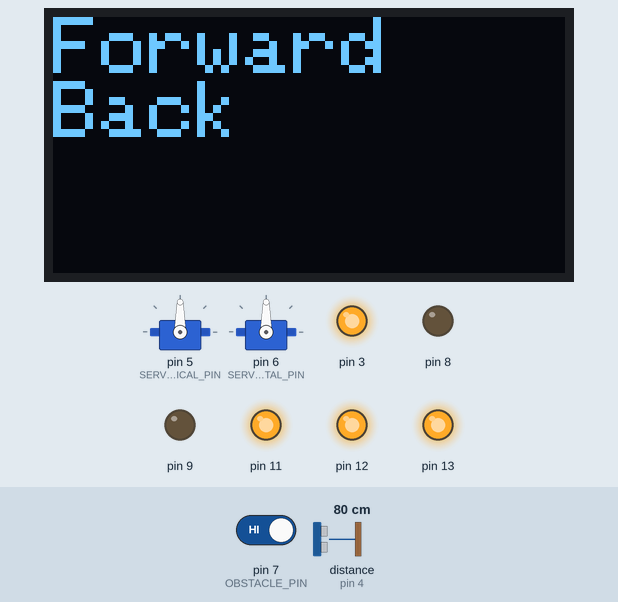
The sketch below on a simulated Arduino Uno, built with avr-gcc and run on an emulated ATmega328P. On the bench: 128×64 one-colour display, 2 × servo, output pins drawn as LEDs (lit = HIGH). Wiring (inferred from the names in the program): ultrasonic range finder: trigger pin 2; echo pin 4. Dashed ring = blinking. The inputs (shaded band) are chosen by the test bench; at power-on: pin 7 (OBSTACLE_PIN) HIGH, distance to the obstacle (sensor on pin 4) 80 cm. The echo pulse lasts 58.3 µs per cm; pins used as bus, display or sensor lines are not drawn; what the sketch prints to the serial monitor is not drawn.

Above: at 1.2 s.
1.3 s: pin 7 (OBSTACLE_PIN) driven LOW
At 2.3 s:
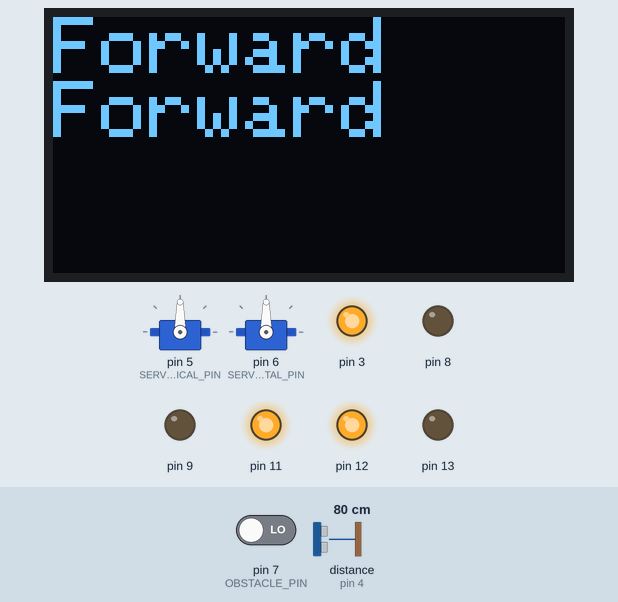
3.3 s: distance to the obstacle (sensor on pin 4) set to 46 cm
8.7 s: distance to the obstacle (sensor on pin 4) set to 37 cm
At 10.2 s:
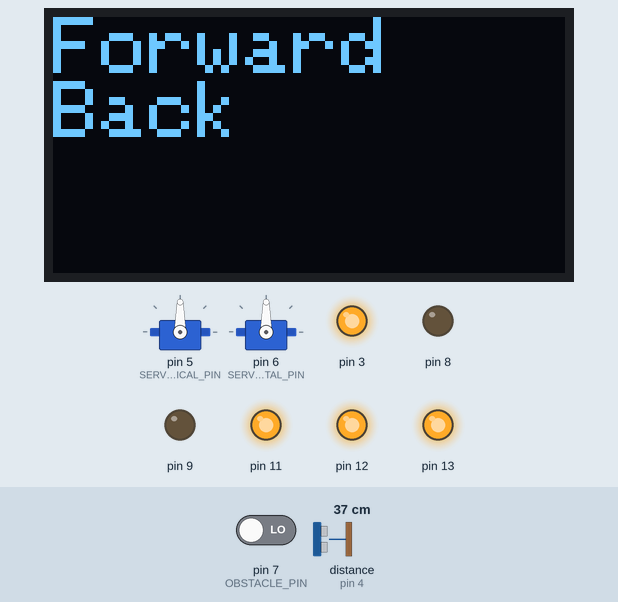
15.6 s: distance to the obstacle (sensor on pin 4) set to 299 cm
At 16.3 s:
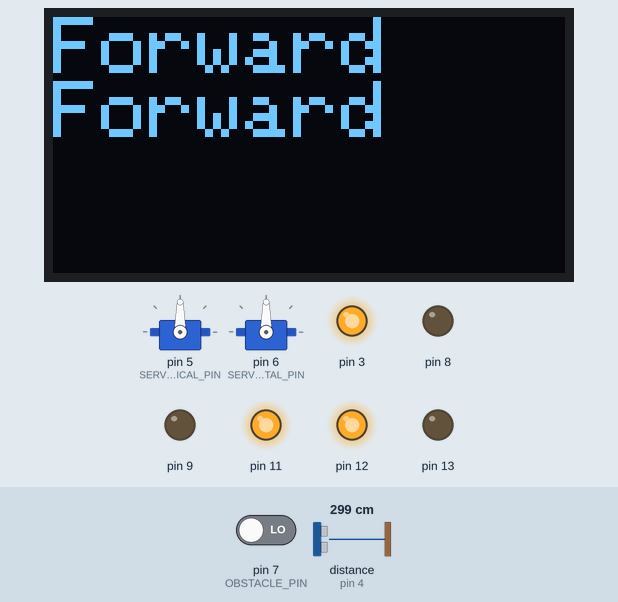
17.1 s: pin 7 (OBSTACLE_PIN) driven HIGH
At 17.8 s:
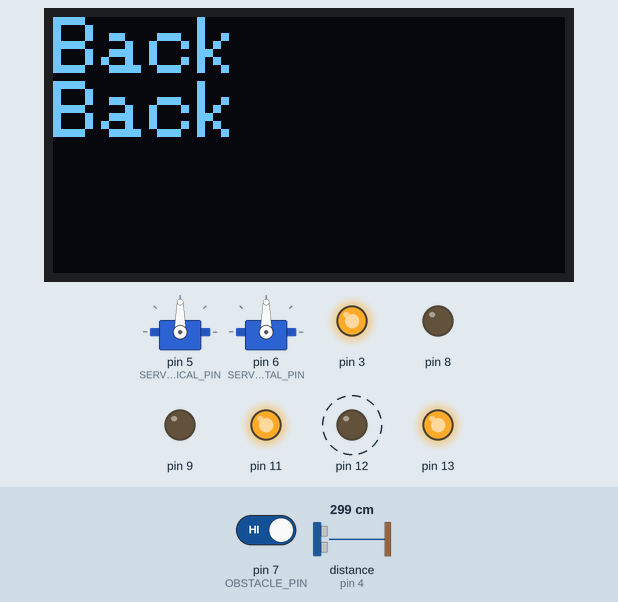
Timing chart, 0 to 23.5 s (numbered marks = the images above; inputs shaded):
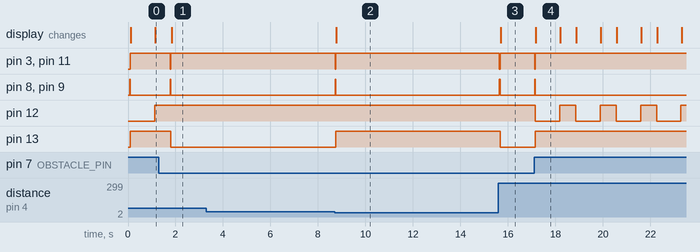

The sketch:

main.ino
```cpp
#include "Arduino.h"
#include <Servo.h>
#include "Mtrack.h"
#include "Lcd.h"
#include "Engine.h"
#include "Obstacle.h"
#include "HeadServo.h"
#include "CommandDictionary.h"
#include <avr/wdt.h>

#define I2C_ADDRESS 0x3C

const int PWM_A = 3, DIR_A = 12, BRAKE_A = 9, SNS_A = A0; //Engine left
const int PWM_B = 11, DIR_B = 13, BRAKE_B = 8, SNS_B = A1; //Engine right
const int FRONT_ECHO_PIN = 4, FRONT_TRIG_PIN = 2;
const int OBSTACLE_PIN = 7;
const int DELAY_AFTER_LOOP_FINISHED = 100;
const int SERVO_VERTICAL_PIN = 5, SERVO_HORIZONTAL_PIN = 6;

const int MAX_FRONT_DISTANCE_CM = 40;
const int MIN_FRONT_DISTANCE_CM = 10;

Obstacle *obstacle;
Lcd *lcd;
Mtrack *tr;
Engine *left;
Engine *right;
CommandDictionary *cmd;

HeadServo *head;
int forwardDistance = 0;
boolean turningLeft = false;
boolean movingforward = false;
int incomingByte = 0;

char STARTING[] = "Starting!";

void setup() {

  cmd = new CommandDictionary(false);
  obstacle = new Obstacle(MAX_FRONT_DISTANCE_CM, MIN_FRONT_DISTANCE_CM, OBSTACLE_PIN, FRONT_TRIG_PIN, FRONT_ECHO_PIN);

  lcd = new Lcd(I2C_ADDRESS);
  lcd->line1(STARTING);
  left =    new Engine(PWM_A, DIR_A,BRAKE_A, SNS_A, false);
  right =   new Engine(PWM_B, DIR_B,BRAKE_B, SNS_B, true);
  tr = new Mtrack(left, right, lcd);
  head = new HeadServo(SERVO_VERTICAL_PIN, SERVO_HORIZONTAL_PIN,lcd);
  wdt_enable(WDTO_4S);//8
}


void loop() {
  cmd->readNext();

    bool isObstacle = obstacle->isObstacle();
    Serial.print("Is Obstacle: ");
    Serial.print(isObstacle);
    Serial.print(" Is Echo: ");
    Serial.print(obstacle->isEcho());
    Serial.print(" distance: ");
    Serial.println(obstacle->getLastDistance());

    if(isObstacle){
      Serial.println("Go Left");
      if(!turningLeft){       tr->stopEngine();       }
      if(!obstacle->isEcho()){
        //TODO: Remove hardcoded delay!!!!
        tr->back();
        delay(1000);
        tr->turnLeft();
        delay(500);
      }
      tr->turnLeft();
      movingforward = false;
      turningLeft = true;
    }
    else{
      Serial.println("Go Forward");
      if(!movingforward){ tr->stopEngine(); tr->forward(); }
      turningLeft = false;
      movingforward = true;
    }

    Serial.println("New Loop");
    wdt_reset();
    delay(DELAY_AFTER_LOOP_FINISHED);
    wdt_reset();
}
```

CommandDictionary.cpp
```cpp
#include "Arduino.h"
#include "CommandDictionary.h"

CommandDictionary::CommandDictionary(bool sendToSerial){
  _sendToSerial = sendToSerial;
  _lastCommand = 0;
  _incomingByte = -1;
  Serial.begin(9600);
}

void CommandDictionary::readNext(){
  if (Serial.available() > 0) {
    _incomingByte = Serial.read();
    //Serial.print("I received: ");
    //Serial.println(_incomingByte);
    return true;
  }

  return false;
}


void CommandDictionary::_message(String message){    if(_sendToSerial){  Serial.println(message);}  }

bool CommandDictionary::forward(){ return _cmd(CMD_FORWARD); }
bool CommandDictionary::back(){ return _cmd(CMD_BACK); }
bool CommandDictionary::stopMe(){ return _cmd(CMD_STOP); }
bool CommandDictionary::left(){ return _cmd(CMD_LEFT); }
bool CommandDictionary::right(){ return _cmd(CMD_RIGHT); }
bool CommandDictionary::headTop(){ return _cmd(CMD_HEAD_TOP); }
bool CommandDictionary::headBottom(){ return _cmd(CMD_HEAD_BOTTOM); }

bool CommandDictionary::_cmd(int expected){
  Serial.println(expected);
  return _incomingByte == expected;
}
```

CommandDictionary.h
```cpp
#ifndef CommandDictionary_h
#define CommandDictionary_h

#include "Arduino.h"
//https://www.cs.cmu.edu/~pattis/15-1XX/common/handouts/ascii.html

class CommandDictionary {
  public:
    CommandDictionary(bool sendToSerial);
    void readNext();
    bool forward();
    bool back();
    bool stopMe();
    bool left();
    bool right();
    bool headTop();
    bool headBottom();

  private:
    void _message(String message);
    bool _cmd(int expected);
    uint8_t _lastCommand;
    bool _sendToSerial;
    int _incomingByte;

    const int CMD_STOP = 83;      //"S"
    const int CMD_FORWARD = 70;   //"F"
    const int CMD_BACK = 66;      //"B"
    const int CMD_LEFT = 76;      //"L"
    const int CMD_RIGHT = 82;     //"R"

    const int CMD_HEAD_TOP = 116;  //"t"
    const int CMD_HEAD_BOTTOM = 98;//"b"
};

#endif
```

Engine.cpp
```cpp
#include "Arduino.h"
#include "Engine.h"

Engine::Engine(uint8_t pwm, uint8_t dir, uint8_t brake, uint8_t sns, boolean inversed){
  _pwm = pwm;
  _dir = dir;
  _brake = brake;
  _sns = sns;
  _speedValue = 255;
  _disabled = false;
  _inversed = inversed;
  pinMode(_brake, OUTPUT);
  pinMode(_dir, OUTPUT);
}

void Engine::forward(){
  if(_disabled) { return; }
    digitalWrite(this->_brake, LOW);
  digitalWrite(this->_dir, _inversed ? LOW : HIGH);
  analogWrite(this->_pwm, _speedValue);
}

void Engine::back(){
   if(_disabled) { return; }
  digitalWrite(this->_brake, LOW);
  digitalWrite(this->_dir, _inversed ? HIGH : LOW);
  analogWrite(this->_pwm, _speedValue);
}

void Engine::stopMe(){
   if(_disabled) { return; }
  digitalWrite(this->_brake, HIGH);
  analogWrite(this->_pwm, 0);
}

void Engine::updateSpeed(uint8_t speedValue){
  this->_speedValue = speedValue;
}

void Engine::disable(){   _disabled = true; }

void Engine::enable(){   _disabled = false; }
```

Engine.h
```cpp
#ifndef Engine_h
#define Engine_h

#include "Arduino.h"

class Engine {
  public:
    Engine(uint8_t pwm, uint8_t dir, uint8_t brake, uint8_t sns, boolean inversed);
    void forward();
    void back();
    void stopMe();
    void updateSpeed(uint8_t speedValue);
    void disable();
    void enable();
  private:
    uint8_t _pwm;
    uint8_t _dir;
    uint8_t _brake;
    uint8_t _sns;
    uint8_t _speedValue;
    boolean _disabled;
    boolean _inversed;
};

#endif
```

HeadServo.cpp
```cpp
#include "Arduino.h"
#include "Lcd.h"
#include <Servo.h>
#include "HeadServo.h"

Servo _servoV;
Servo _servoH;
const char TOP[] = "Moving Top";
const char BOTTOM[] = "Moving Bottom";
const char RESET[] = "Reseting";

HeadServo::HeadServo(uint8_t pinVertical, uint8_t pinHorizontal, Lcd *lcd){
  _pinV = pinVertical;
  _pinH = pinHorizontal;
  _lcd = lcd;

  _servoV.attach(_pinV);
  _servoH.attach(_pinH);
}

void HeadServo::top(){
  _lcd->line3(TOP);

  _goToAngle(_servoV, 70);
  _goToAngle(_servoH, 0);
}


void HeadServo::reset(){
  _lcd->line3(RESET);
  _goToAngle(_servoV, 0);
  _goToAngle(_servoH, 0);
}

void HeadServo::bottom(){
  _lcd->line3(BOTTOM);
  _goToAngle(_servoH, 0);
  _goToAngle(_servoV, 0);
}


void HeadServo::_goToAngle(Servo s, byte finalAngle){

   byte currentAngle = s.read();
   if (finalAngle > currentAngle) {
      for (int i = currentAngle; i < finalAngle ; i++){
       s.write(i);
       delay(5);
      }
   }
   else {
     for (int i = currentAngle; i > finalAngle ; i--){
       s.write(i);
       delay(5);
     }
  }
}
```

HeadServo.h
```cpp
#ifndef HeadServo_h
#define HeadServo_h

#include "Arduino.h"

class HeadServo {
  public:
    HeadServo(uint8_t pinVertical, uint8_t pinHorizontal, Lcd *lcd);
    void reset();
    void top();
    void bottom();
  private:
    uint8_t _pinV;
    uint8_t _pinH;
    Lcd *_lcd;
    void _goToAngle(Servo s, byte finalAngle);
};

#endif
```

Mtrack.cpp
```cpp
#include "Arduino.h"
#include "Mtrack.h"
#include "Lcd.h"

#include "Engine.h"

const char FORWARD[] = "Forward";
const char BACK[] = "Back";
const char STOP[] = "Stop";
const char LEFT[] = "Left";
const char RIGHT[] = "Right";
const char START[] = "Start";


Mtrack::Mtrack(Engine* left, Engine* right, Lcd *lcd)
{
 _left= left;
 _right = right;
  _lcd = lcd;
  _lcd->line1(START);
}

void Mtrack::forward()
{
  _left->forward();
  _right->forward();
  _lcd->line1(FORWARD);
  _lcd->line2(FORWARD);
}

void Mtrack::back()
{
  _left->back();
  _right->back();
  _lcd->line1(BACK);
  _lcd->line2(BACK);
}

void Mtrack::stopEngine()
{

  _left->stopMe();
  _right->stopMe();
  _lcd->line1(STOP);
  _lcd->line2(STOP);
}

void Mtrack::turnLeft()
{
  _left->forward();
  _right->back();
  _lcd->line1(FORWARD);
  _lcd->line2(BACK);
}

void Mtrack::turnRight()
{
  _left->back();
  _right->forward();
  _lcd->line1(BACK);
  _lcd->line2(FORWARD);

}
```

Mtrack.h
```cpp
#ifndef Mtrack_h
#define Mtrack_h

#include "Arduino.h"
#include "Lcd.h"
#include "Engine.h"

class Mtrack
{
  public:
    Mtrack(Engine* left, Engine* right, Lcd *lcd);
    void forward();
    void back();
    void stopEngine();
    void turnLeft();
    void turnRight();

  private:
    Engine *_left;
    Engine *_right;
    Lcd *_lcd;
};

#endif
```

Obstacle.cpp
```cpp
#include "Arduino.h"
#include "Obstacle.h"

Obstacle::Obstacle(int maxDistanceToObstacleCm, int minDistanceToObstacleCm, uint8_t pinIk, uint8_t pinTrig, uint8_t pinEcho)
{
  _pinIk = pinIk;
  _pinTrig=pinTrig;
  _pinEcho=pinEcho;
  _maxDistanceToObstacleCm = maxDistanceToObstacleCm;
  _minDistanceToObstacleCm = minDistanceToObstacleCm;

  pinMode(_pinIk, INPUT);
  pinMode(_pinTrig, OUTPUT);
  pinMode(_pinEcho, INPUT);
}

bool Obstacle::isObstacle(){
  _getDistance();
  _ikObstacle = digitalRead(_pinIk);
  _tooClose = _ikObstacle;

  if(_distance == 0) {
    _isEcho = false;
    return _ikObstacle;
  }
  _isEcho = _distance<=_maxDistanceToObstacleCm;
  _tooClose = _distance <=_minDistanceToObstacleCm || _ikObstacle;
  return _isEcho || _ikObstacle;
}

int Obstacle::getDistance(){
  return _getDistance();
}

int Obstacle::getLastDistance(){
  return _distance;
}

bool Obstacle::isEcho(){
  return _isEcho;
}

bool Obstacle::isIk(){
  return _ikObstacle;
}

bool Obstacle::tooClose(){
  return _tooClose;
}

int Obstacle::_getDistance(){
  digitalWrite(_pinTrig, LOW);
  delayMicroseconds(2);
  digitalWrite(_pinTrig, HIGH);
  delayMicroseconds(10);
  digitalWrite(_pinTrig, LOW);
  _duration = pulseIn(_pinEcho, HIGH);
  _distance = _duration*0.034/2;

  return _distance;
}
```

Obstacle.h
```cpp
#ifndef Obstacle_h
#define Obstacle_h

#include "Arduino.h"

class Obstacle
{
  public:
    Obstacle(int maxDistanceToObstacleCm, int minDistanceToObstacleCm, uint8_t pinIk, uint8_t pinTrig, uint8_t pinEcho);
    bool isObstacle();
    int getDistance();
    int getLastDistance();
    bool isEcho();
    bool isIk();
    bool tooClose();

  private:
    int _getDistance();
    uint8_t _pinIk;
    uint8_t _pinTrig;
    uint8_t _pinEcho;
    int _maxDistanceToObstacleCm;
    int _minDistanceToObstacleCm;
    int _distance;
    bool _ikObstacle;
    bool _tooClose;
    bool _isEcho;
    long _duration;
};

#endif
```

Lcd.cpp
```cpp
#include "Arduino.h"
#include "SSD1306Ascii.h"
#include "lcd/SSD1306AsciiAvrI2c.h"
#include "Lcd.h"

SSD1306AsciiAvrI2c _oled;

Lcd::Lcd(uint8_t address)
{
  _address = address;
  _oled.begin(&Adafruit128x64, _address);
  _oled.setFont(Adafruit5x7);
  _oled.set2X();
}

void Lcd::line1(const char t[]){   line(0, t); }
void Lcd::line2(const char t[]){   line(2, t); }
void Lcd::line3(const char t[]){   line(4, t); }
void Lcd::line4(const char t[]){   line(6, t); }

void Lcd::line(uint8_t number, const char t[])
{
  _oled.clear(0, _oled.displayWidth() - 1, number, number+1);

  _oled.setCursor(0, number);
  _oled.write(t);
}

char *Lcd::convertToCharArray(int i){
  char *b = (char*)malloc(10 * sizeof(char));
  _convertToCharArray(i, b);
  return b;
}

char *Lcd::_convertToCharArray(int i, char *p){
  if (i / 10 == 0) {
    *p++ = i + '0';
    *p = '\0';
    return p;
  }

  p = _convertToCharArray(i / 10, p);
  *p++ = i % 10 + '0';
  *p = '\0';
  return p;
  }
```

Lcd.h
```cpp
#ifndef Lcd_h
#define Lcd_h


//https://github.com/greiman/SSD1306Ascii thank you man!
#include "Arduino.h"
#include "SSD1306Ascii.h"
#include "lcd/SSD1306AsciiAvrI2c.h"


class Lcd
{
  public:
    Lcd(uint8_t address);

    void line1(const char t[]);
    void line2(const char t[]);
    void line3(const char t[]);
    void line4(const char t[]);

    char *convertToCharArray(int value);

  private:
    void line(uint8_t number, const char t[]);
    uint8_t _address;
    SSD1306AsciiAvrI2c _oled;
    char *_convertToCharArray(int i, char *p);
};

#endif
```

Measured:
- the behaviour switches between 42 and 41 cm on distance to the obstacle (sensor on pin 4) (found by bisection; images 1 and 2)
- after the input at 1.3 s, pin 3, pin 11: HIGH → LOW after 0.48 s, → HIGH 0.03 s later; pin 8, pin 9: LOW → HIGH after 0.48 s, → LOW 0.03 s later; pin 12: stays HIGH (without the input it goes to LOW after 0.48 s); pin 13: HIGH → LOW after 0.51 s; the display: changes after 0.54 s (image 1)
- after the input at 3.3 s, every drawn part: stays the same
- after the input at 8.7 s, pin 3, pin 11: HIGH → LOW at once, → HIGH 0.03 s later; pin 8, pin 9: LOW → HIGH at once, → LOW 0.03 s later; pin 13: LOW → HIGH after 0.05 s; the display: changes after 0.08 s (image 2)
- after the input at 15.6 s, pin 3, pin 11: HIGH → LOW at once, → HIGH 0.03 s later; pin 8, pin 9: LOW → HIGH at once, → LOW 0.03 s later; pin 13: HIGH → LOW after 0.07 s; the display: changes after 0.10 s (image 3)
- after the input at 17.1 s, pin 3, pin 11: HIGH → LOW at once, → HIGH 0.03 s later; pin 8, pin 9: LOW → HIGH at once, → LOW 0.03 s later; pin 12: alternates HIGH for 0.68 s and LOW for 1.0 s, starting after 0.05 s; pin 13: LOW → HIGH after 0.05 s; the display: changes after 0.08 s (image 4)
- what the display in image 4 shows lasts 1.0 s, from 17.2 s to 18.2 s
